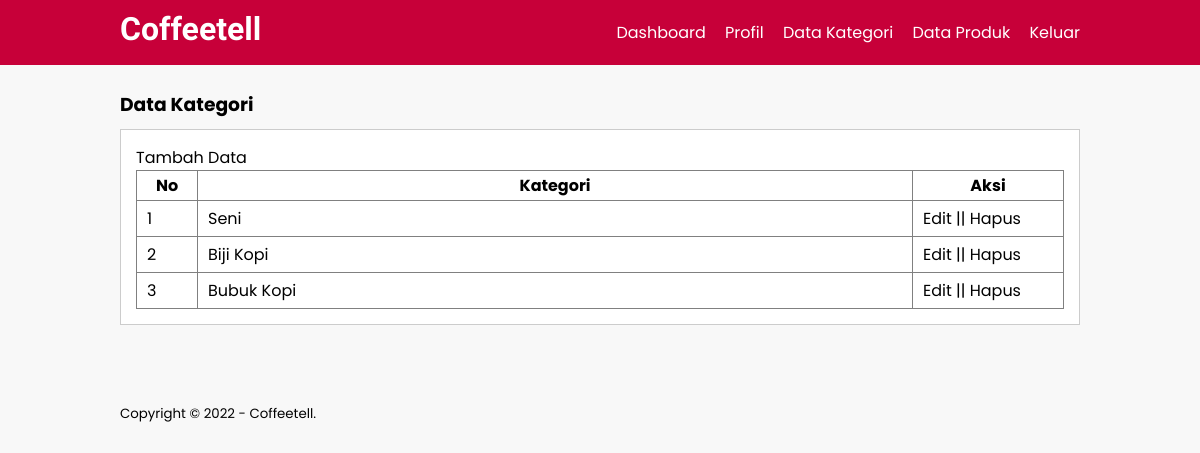
The app's page /data-kategori.php (signed in) with its own data.
### tables this page shows
CREATE TABLE `tb_category` (
  `category_id` int(11) NOT NULL,
  `category_name` varchar(25) NOT NULL
);

### data-kategori.php (the view, shortened to what this page needs)
<?php
	include 'db.php';
?>
<!DOCTYPE html>
<html>
<head>
	<link rel="stylesheet" type="text/css" href="admin.css">
</head>
<body>
	<header>
		<div class="container">
			<h1><a href="dashboard.php">Coffeetell</a></h1>
			<ul>
				<li><a href="dashboard.php">Dashboard</a></li>
				<li><a href="profil.php">Profil</a></li>
				<li><a href="data-kategori.php">Data Kategori</a></li>
				<li><a href="data-produk.php">Data Produk</a></li>
				<li><a href="keluar.php">Keluar</a></li>
			</ul>
		</div>
	</header>
	<div class="section">
		<div class="container">
			<h3>Data Kategori</h3>
			<div class="box">
				<p><a href="tambah-kategori.php">Tambah Data</a></p>
				<table border="1" cellspacing="0" class="table">
					<thead>
						<tr>
							<th width="60px">No</th>
							<th>Kategori</th>
							<th width="150px">Aksi</th>
						</tr>
					</thead>
					<tbody>
						<?php
							$no = 1;
							$kategori = mysqli_query($conn, "SELECT * FROM tb_category ORDER BY category_id DESC");
							if(mysqli_num_rows($kategori) > 0){
							while($row = mysqli_fetch_array($kategori)){
						?>
						<tr>
							<td><?php echo $no++ ?></td>
							<td><?php echo $row['category_name'] ?></td>
							<td>
								<a href="edit-kategori.php?id=<?php echo $row['category_id'] ?>">Edit</a> || <a href="proses-hapus.php?idk=<?php echo $row['category_id'] ?>" onclick="return confirm('Yakin ingin hapus ?')">Hapus</a>
							</td>
						</tr>
						<?php }}else{ ?>
							<tr>
								<td colspan="3">Tidak ada data</td>
							</tr>
						<?php } ?>
					</tbody>
				</table>
			</div>
		</div>
	</div>
	<footer>
		<div class="container">
			<small>Copyright &copy; 2022 - Coffeetell.</small>
		</div>
	</footer>
</body>
</html>

### admin.css (style rules this page uses)
* { padding:0; margin:0; }
body { background-color: #f8f8f8; font-family: poppins; }
a { color: inherit; text-decoration: none; }
header { background-color: #C70039; color: #fff; }
header h1 { float: left; font-family: Viga; padding:10px 0; }
header ul { float: right; }
header ul li { display: inline-block; }
header ul li a { padding:20px 0 20px 15px; display: inline-block; }
footer { padding:25px 0; }
.container { width: 80%; margin:0 auto; }
.container:after { content: ''; display: block; clear: both; }
.section { padding:25px 0; }
.box { background-color: #fff; border:1px solid #ccc; padding:15px; box-sizing: border-box; margin:10px 0 25px 0; }
.box:after { content: ''; display: block; clear: both; }
.table { width: 100%; border-collapse: collapse; }
.table tr { height: 30px; }
.table tr td { padding:5px 10px; }

### records on screen
tb_category: category_name "Seni"
tb_category: category_name "Biji Kopi"
tb_category: category_name "Bubuk Kopi"
